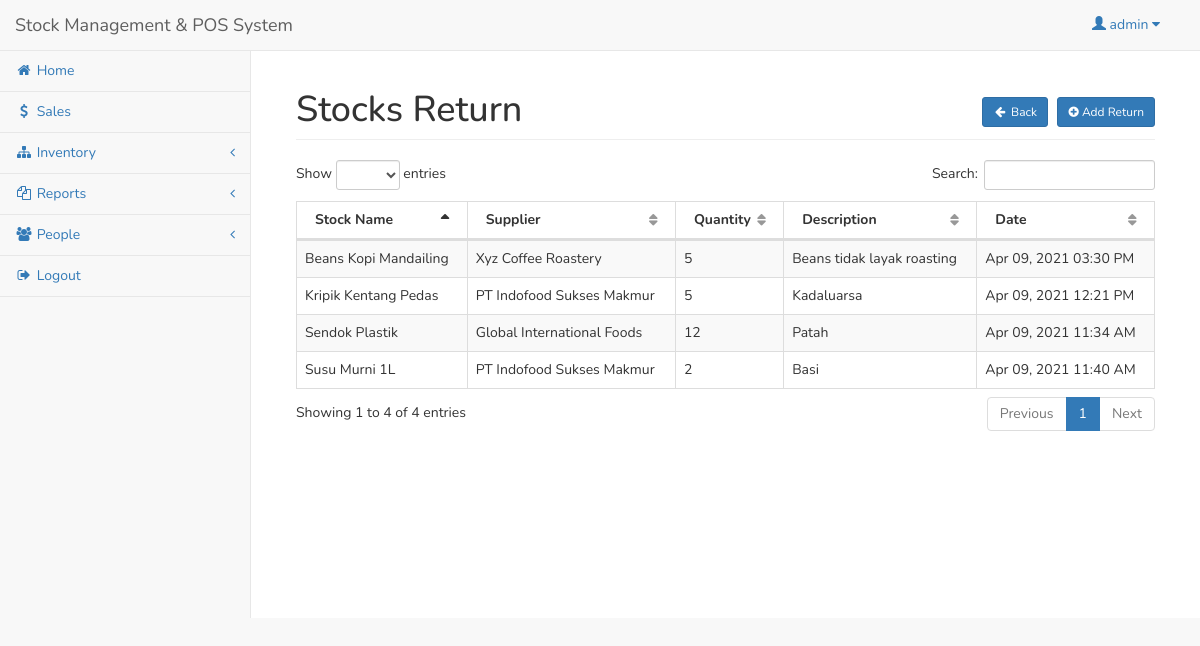
/admin/stock_return.php (signed in), run on an earlier commit of the app's database.
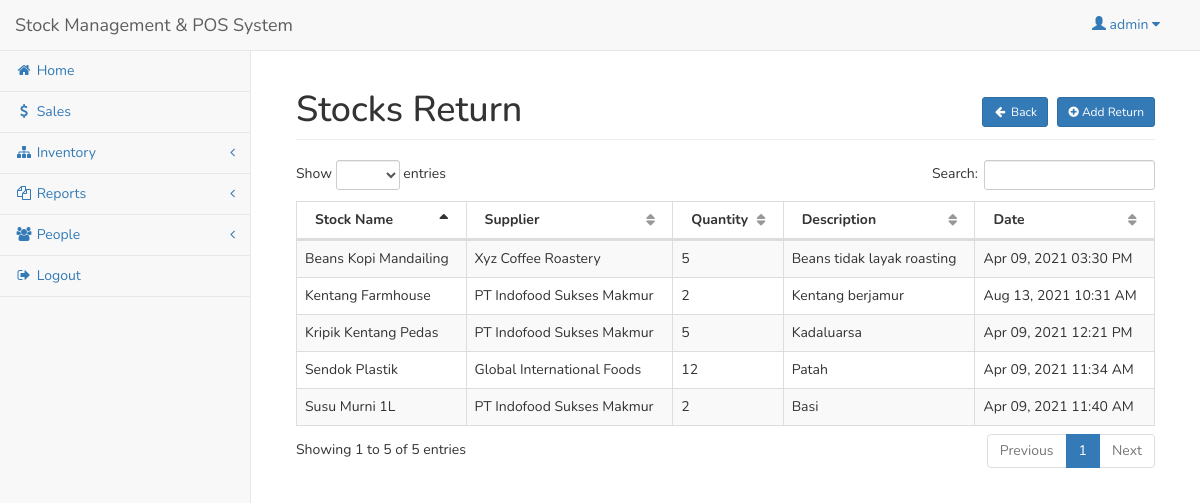
And on a later commit of the database.
### tables this page shows
CREATE TABLE `stock_return` (
  `stock_returnid` int(11) NOT NULL,
  `stockid` int(11) NOT NULL,
  `return_qty` int(11) NOT NULL,
  `return_date` datetime NOT NULL,
  `supplierid` int(11) NOT NULL,
  `description` varchar(250) NOT NULL
);

CREATE TABLE `stock` (
  `stockid` int(11) NOT NULL,
  `stock_name` varchar(150) NOT NULL,
  `stock_price` double NOT NULL,
  `stock_qty` int(11) NOT NULL,
  `min_qty` int(11) NOT NULL,
  `supplierid` int(11) NOT NULL
);

CREATE TABLE `supplier` (
  `userid` int(11) NOT NULL,
  `company_name` varchar(50) NOT NULL,
  `company_address` varchar(150) NOT NULL,
  `contact` varchar(50) NOT NULL
);

### admin/stock_return.php (the view, shortened to what this page needs)
<?php include('session.php'); ?>
<?php include('header.php'); ?>
<body>
<div id="wrapper">
<?php include('navbar.php'); ?>
<div style="height:50px;"></div>
<div id="page-wrapper">
<div class="container-fluid">
	<div class="row">
        <div class="col-lg-12">
            <h1 class="page-header">Stocks Return
				<span class="pull-right">
					<a href="stock.php" class="btn btn-sm btn-primary"><i class="fa fa-arrow-left fa-fw"></i> Back </a>
					<button class="btn btn-primary btn-sm" data-toggle="modal" data-target="#addstockreturn"><i class="fa fa-plus-circle"></i> Add Return </button>
				</span>
			</h1>
        </div>
    </div>
    <div class="row">
        <div class="col-lg-12">
            <table width="100%" class="table table-striped table-bordered table-hover" id="prodTable">
                <thead>
                    <tr>
                        <th>Stock Name</th>
						<th>Supplier</th>
						<th>Quantity</th>
						<th>Description</th>
						<th>Date</th>
                    </tr>
                </thead>
                <tbody>
				<?php
					$sq=mysqli_query($conn,"select * from stock_return left join supplier on supplier.userid=stock_return.supplierid left join stock on stock.stockid=stock_return.stockid order by return_date asc");
					while($sqrow=mysqli_fetch_array($sq)){
					?>
						<tr>
							<td><?php echo $sqrow['stock_name']; ?></td>
							<td><?php echo $sqrow['company_name']; ?></td>
							<td><?php echo $sqrow['return_qty']; ?></td>
							<td><?php echo $sqrow['description']; ?></td>
							<td><?php echo date('M d, Y h:i A',strtotime($sqrow['return_date'])); ?></td>
						</tr>
					<?php
					}
				?>
                </tbody>
            </table>
        </div>
    </div>
</div>
</div>
</div>
</body>
</html>

What changed in the data, as far as the page shows it:
added stock_return: stockid.stock_name "Kentang Farmhouse", supplierid.company_name "PT Indofood Sukses Makmur", return_qty "2", description "Kentang berjamur", return_date "Aug 13, 2021 10:31 AM"
Also different on the page:
text written by a page script: "Show entries Search: Showing 1 to 4 of 4 entries Previous 1 Next" → "Show entries Search: Showing 1 to 5 of 5 entries Previous 1 Next"
